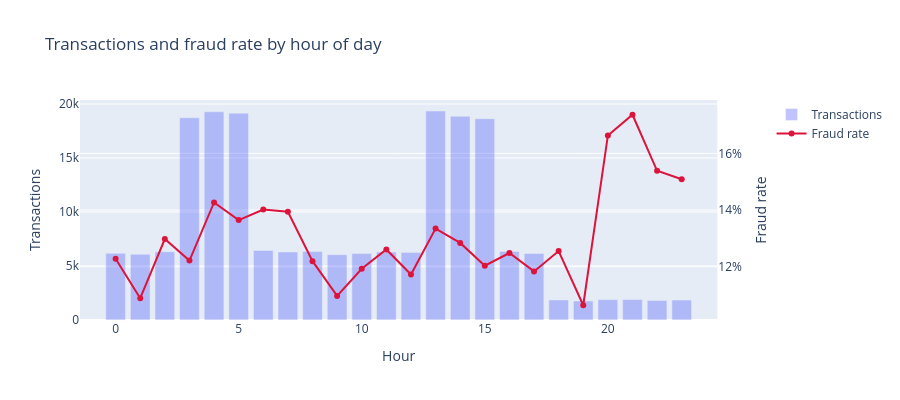

Notebook source saved alongside this figure:
### Markdown cell above
## Fraud by hour of day

### Code cell
hourly = (
    df.groupby("hour_of_day")["is_fraud"]
    .agg(["mean", "count"])
    .rename(columns={"mean": "fraud_rate", "count": "n"})
    .reset_index()
)

fig = make_subplots(specs=[[{"secondary_y": True}]])
fig.add_trace(go.Bar(x=hourly["hour_of_day"], y=hourly["n"], name="Transactions", opacity=0.4), secondary_y=False)
fig.add_trace(go.Scatter(x=hourly["hour_of_day"], y=hourly["fraud_rate"], name="Fraud rate", line=dict(color="crimson", width=2), mode="lines+markers"), secondary_y=True)
fig.update_layout(title="Transactions and fraud rate by hour of day", xaxis_title="Hour", height=400)
fig.update_yaxes(title_text="Transactions", secondary_y=False)
fig.update_yaxes(title_text="Fraud rate", tickformat=".0%", secondary_y=True)
fig.show()

### Figure 1 — Plotly figure (JSON) as saved in the notebook; plotly's stock layout.template omitted (floating-point values rounded to 4 significant figures)
{"data": [{"name": "Transactions", "opacity": 0.4, "type": "bar", "x": [0, 1, 2, 3, 4, 5, 6, 7, 8, 9, 10, 11, 12, 13, 14, 15, 16, 17, 18, 19, 20, 21, 22, 23], "xaxis": "x", "y": [6170, 6087, 6318, 18732, 19287, 19154, 6441, 6298, 6346, 6052, 6153, 6288, 6260, 19351, 18861, 18640, 6351, 6159, 1856, 1757, 1888, 1895, 1807, 1849], "yaxis": "y"}, {"line": {"color": "crimson", "width": 2}, "mode": "lines+markers", "name": "Fraud rate", "type": "scatter", "x": [0, 1, 2, 3, 4, 5, 6, 7, 8, 9, 10, 11, 12, 13, 14, 15, 16, 17, 18, 19, 20, 21, 22, 23], "xaxis": "x", "y": [0.1229, 0.1089, 0.1298, 0.1222, 0.1427, 0.1365, 0.1402, 0.1394, 0.122, 0.1097, 0.1193, 0.1261, 0.1173, 0.1335, 0.1284, 0.1204, 0.1249, 0.1184, 0.1255, 0.1064, 0.1663, 0.1736, 0.1538, 0.1509], "yaxis": "y2"}], "layout": {"height": 400, "title": {"text": "Transactions and fraud rate by hour of day"}, "xaxis": {"anchor": "y", "domain": [0.0, 0.94], "title": {"text": "Hour"}}, "yaxis": {"anchor": "x", "domain": [0.0, 1.0], "title": {"text": "Transactions"}}, "yaxis2": {"anchor": "x", "overlaying": "y", "side": "right", "tickformat": ".0%", "title": {"text": "Fraud rate"}}}}
